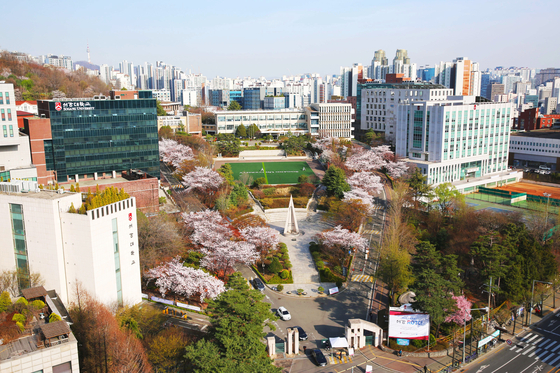
#> input picture pixels/sogang.jpg, 560 x 373 px
$ python np_image_warping.py
#> lines starting #> are read from the running program, lines starting #| are printed output that depends on the picture; long printed decimals are rounded
import cv2, numpy as np

im = cv2.imread("pixels/sogang.jpg")
#> im is the input picture: shape (373, 560, 3); mean B, G, R 135.8, 147, 152.6

# scale up
im = cv2.resize(im, (0,0), fx=2, fy=2)
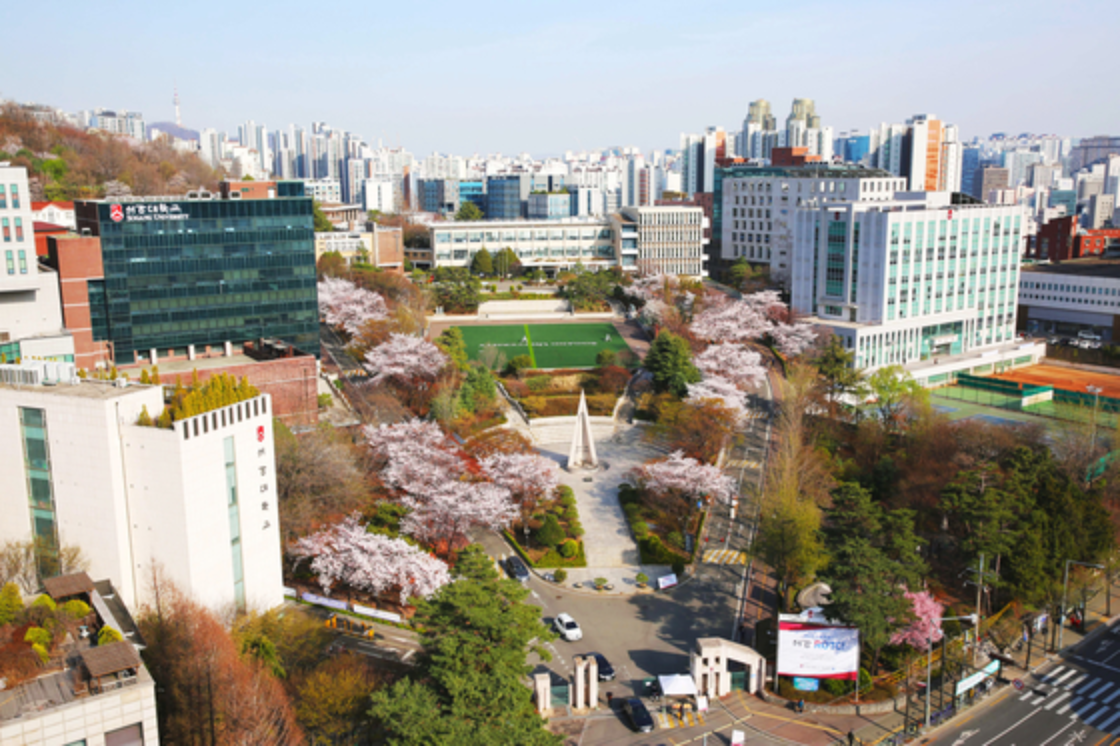
#> im: shape (746, 1120, 3); mean B, G, R 135.7, 147, 152.5

Y0, X0 = np.indices(im.shape[:2], dtype=np.float32)
h, w = im.shape[:2]  # swirling center will be the image center
#> h = 746; w = 1120
xc, yc = w//2, h//2
#> xc = 560; yc = 373
scale = 400.
dmap = np.exp( -(np.abs(X0 - xc)/scale)**2 + -(np.abs(Y0 - yc)/scale)**2 )
# dmap /= dmap.max()
dmap = dmap * np.pi / 100
print(xc, yc, dmap.min(), dmap.max())
#| 560 373 0.001855 0.03142
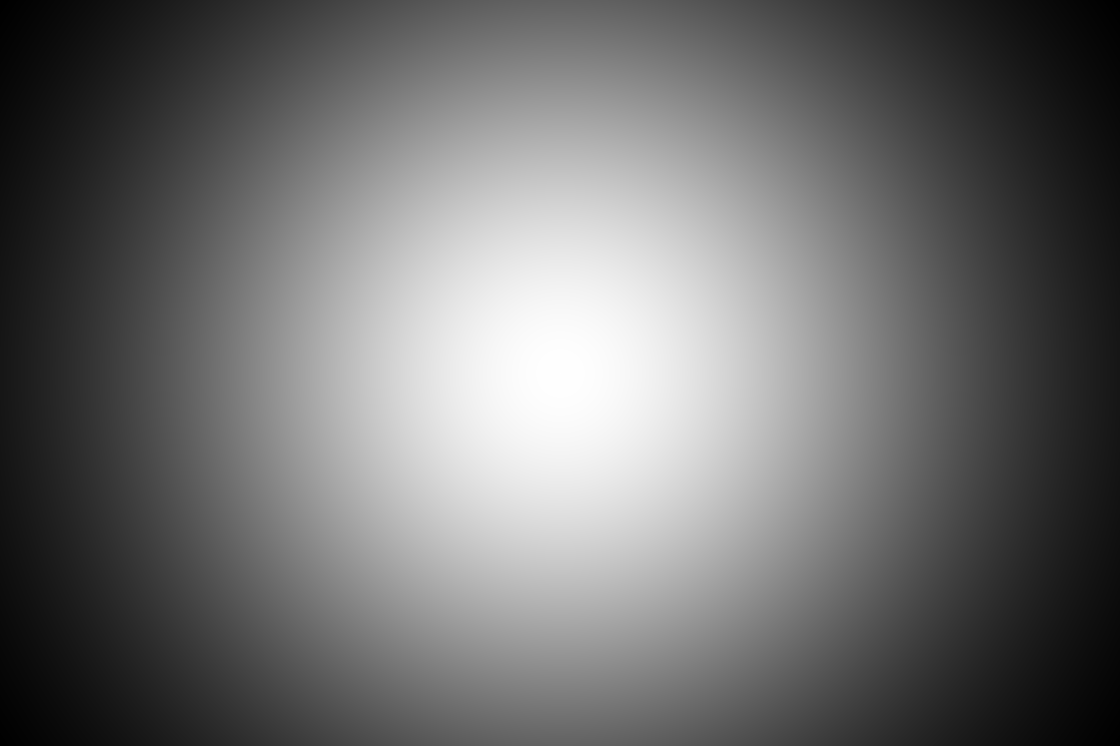
#> dmap: shape (746, 1120) float32; min 0.00185, max 0.0314, mean 0.0146; drawn with min black and max white

t = 0
while True:
    angle = dmap * t
    X = (X0 - xc) * np.cos(angle) + (Y0 - yc) * np.sin(angle)  + xc
#> angle: shape (746, 1120) float32; every value is 0
    Y = - (X0 - xc) * np.sin(angle) + (Y0 - yc) * np.cos(angle) + yc
    warped = cv2.remap(im, X, Y, cv2.INTER_LINEAR)
    t += 1

    cv2.imshow('disp', warped)
    if cv2.waitKey(20) == 27: break
#> (key Esc is pressed here)
#

$ run again, with pixels/autumn_travel_location_12.jpg copied over pixels/sogang.jpg
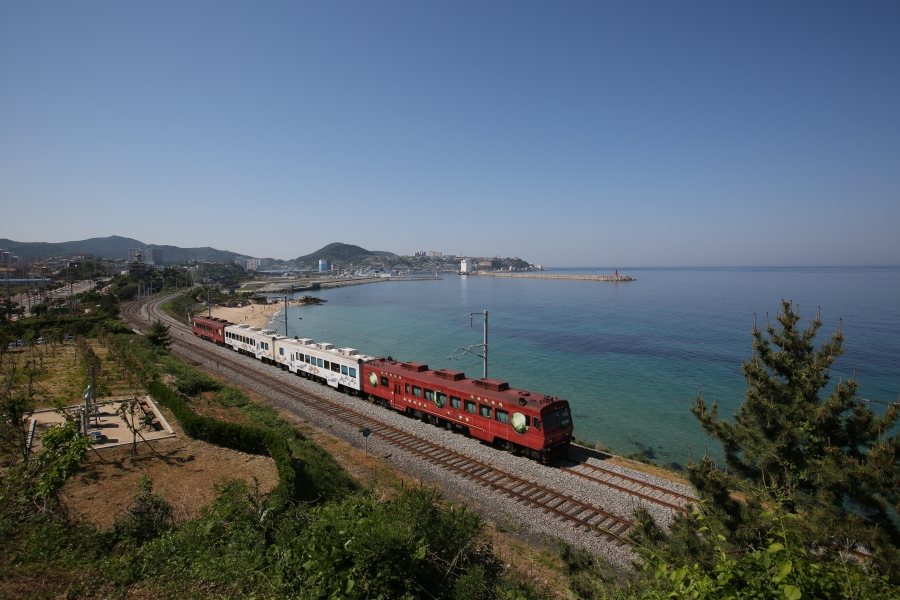
#> input picture pixels/autumn_travel_location_12.jpg, 900 x 600 px
#> im is the input picture: shape (600, 900, 3); mean B, G, R 110.4, 100.6, 89.5
#> im: shape (1200, 1800, 3)
#| 900 600 2.0959043e-05 0.03142
#> `print(xc, yc, dmap.min(), dmap.max())`:
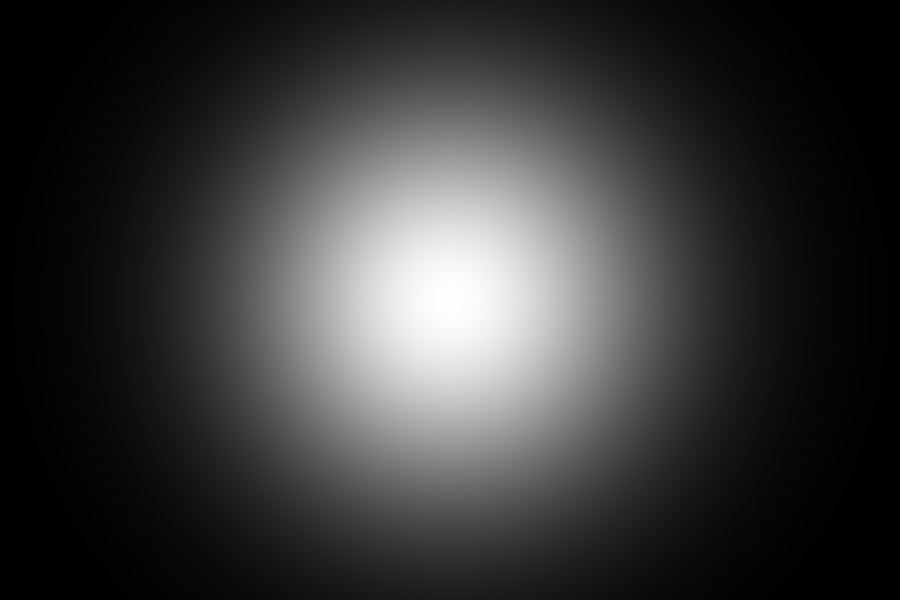
#> dmap: shape (1200, 1800) float32 (shown at 1/2 size); min 2.1e-05, max 0.0314, mean 0.00705; drawn with min black and max white
#> angle: shape (1200, 1800) float32; every value is 0

$ run again, with pixels/autumn_travel_location_5.jpg copied over pixels/sogang.jpg
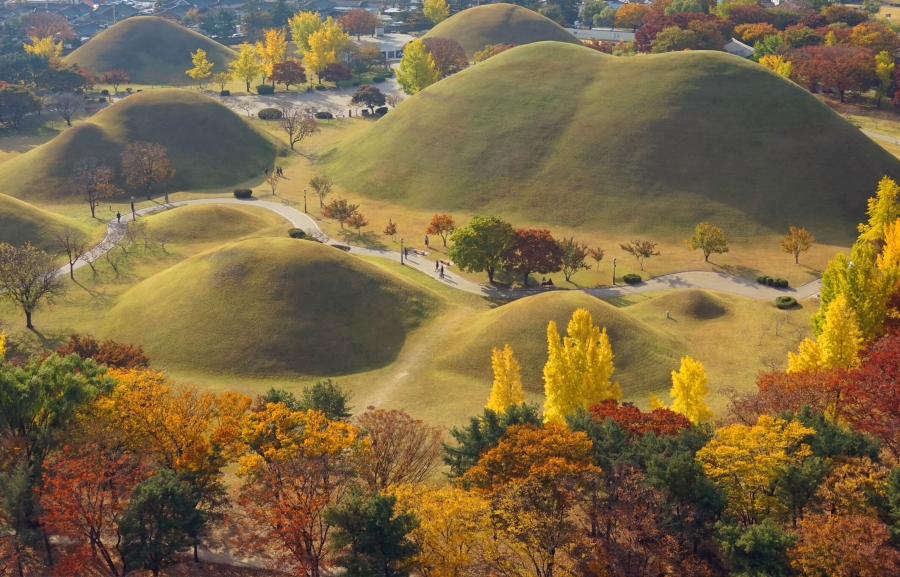
#> input picture pixels/autumn_travel_location_5.jpg, 900 x 577 px
#> im is the input picture: shape (577, 900, 3); mean B, G, R 67.5, 103.5, 123.1
#> im: shape (1154, 1800, 3)
#| 900 577 2.4822837e-05 0.03142
#> `print(xc, yc, dmap.min(), dmap.max())`:
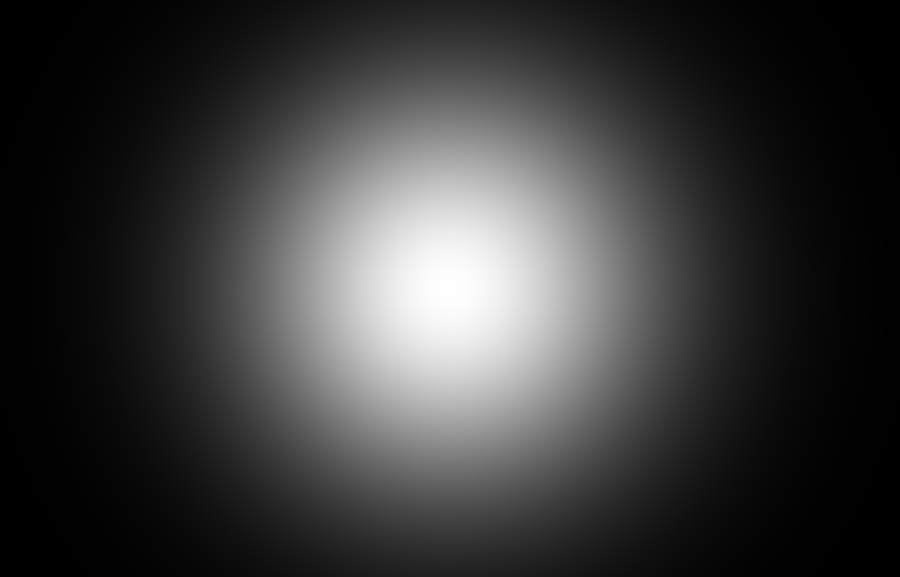
#> dmap: shape (1154, 1800) float32 (shown at 1/2 size); min 2.48e-05, max 0.0314, mean 0.00728; drawn with min black and max white
#> angle: shape (1154, 1800) float32; every value is 0
